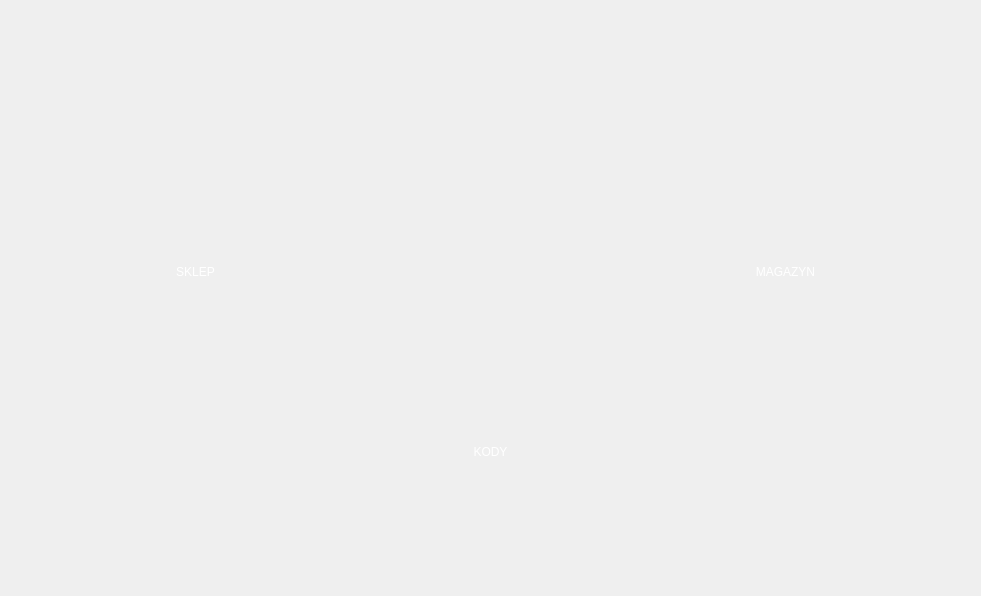
<?xml version="1.0" encoding="UTF-8"?>
<ui version="4.0">
 <class>Shopped_main</class>
 <widget class="QDialog" name="Shopped_main">
  <property name="geometry">
   <rect>
    <x>0</x>
    <y>0</y>
    <width>981</width>
    <height>596</height>
   </rect>
  </property>
  <property name="windowTitle">
   <string>Dialog</string>
  </property>
  <property name="styleSheet">
   <string notr="true">#Shopped_main {border-image: url(:/img/Img/bg_dark_logo.jpg);}</string>
  </property>
  <layout class="QGridLayout" name="gridLayout">
   <item row="0" column="1" colspan="3">
    <spacer name="verticalSpacer">
     <property name="orientation">
      <enum>Qt::Vertical</enum>
     </property>
     <property name="sizeType">
      <enum>QSizePolicy::MinimumExpanding</enum>
     </property>
     <property name="sizeHint" stdset="0">
      <size>
       <width>20</width>
       <height>40</height>
      </size>
     </property>
    </spacer>
   </item>
   <item row="2" column="2">
    <widget class="QPushButton" name="codeButton">
     <property name="sizePolicy">
      <sizepolicy hsizetype="Expanding" vsizetype="Expanding">
       <horstretch>0</horstretch>
       <verstretch>0</verstretch>
      </sizepolicy>
     </property>
     <property name="styleSheet">
      <string notr="true">#codeButton{
border-image: url(:/img/Img/barcode.png);
font: 87 20pt &quot;Arial Black&quot;;
color:white;
border-width: 3px;
border-radius: 7px;
}
#codeButton:pressed {
border-image: url(:/img/Img/barcode_clicked.png);

}</string>
     </property>
     <property name="text">
      <string>KODY</string>
     </property>
    </widget>
   </item>
   <item row="1" column="1">
    <widget class="QPushButton" name="sklepButton">
     <property name="sizePolicy">
      <sizepolicy hsizetype="Expanding" vsizetype="Expanding">
       <horstretch>0</horstretch>
       <verstretch>0</verstretch>
      </sizepolicy>
     </property>
     <property name="styleSheet">
      <string notr="true">#sklepButton{
border-image: url(:/img/Img/sklep.png);
font: 87 20pt &quot;Arial Black&quot;;
color:white;
border-width: 3px;
border-radius: 7px;
}
#sklepButton:pressed {
border-image: url(:/img/Img/sklep_clicked.png);

}

</string>
     </property>
     <property name="text">
      <string>SKLEP</string>
     </property>
    </widget>
   </item>
   <item row="1" column="4" rowspan="3">
    <spacer name="horizontalSpacer_2">
     <property name="orientation">
      <enum>Qt::Horizontal</enum>
     </property>
     <property name="sizeType">
      <enum>QSizePolicy::Preferred</enum>
     </property>
     <property name="sizeHint" stdset="0">
      <size>
       <width>40</width>
       <height>20</height>
      </size>
     </property>
    </spacer>
   </item>
   <item row="1" column="0" rowspan="3">
    <spacer name="horizontalSpacer">
     <property name="orientation">
      <enum>Qt::Horizontal</enum>
     </property>
     <property name="sizeType">
      <enum>QSizePolicy::Preferred</enum>
     </property>
     <property name="sizeHint" stdset="0">
      <size>
       <width>40</width>
       <height>20</height>
      </size>
     </property>
    </spacer>
   </item>
   <item row="1" column="3">
    <widget class="QPushButton" name="magazynButton">
     <property name="sizePolicy">
      <sizepolicy hsizetype="Expanding" vsizetype="Expanding">
       <horstretch>0</horstretch>
       <verstretch>0</verstretch>
      </sizepolicy>
     </property>
     <property name="styleSheet">
      <string notr="true">#magazynButton {
border-image: url(:/img/Img/warehouse.png);
font: 87 20pt &quot;Arial Black&quot;;
color:white;
border-width: 3px;
border-radius: 7px;
}
#magazynButton:pressed {
border-image: url(:/img/Img/warehouse_clicked.png);

}

</string>
     </property>
     <property name="text">
      <string>MAGAZYN</string>
     </property>
     <property name="checkable">
      <bool>false</bool>
     </property>
     <property name="autoDefault">
      <bool>true</bool>
     </property>
     <property name="default">
      <bool>true</bool>
     </property>
    </widget>
   </item>
   <item row="3" column="2">
    <spacer name="verticalSpacer_2">
     <property name="orientation">
      <enum>Qt::Vertical</enum>
     </property>
     <property name="sizeType">
      <enum>QSizePolicy::Preferred</enum>
     </property>
     <property name="sizeHint" stdset="0">
      <size>
       <width>20</width>
       <height>40</height>
      </size>
     </property>
    </spacer>
   </item>
  </layout>
 </widget>
 <resources/>
 <connections/>
</ui>
